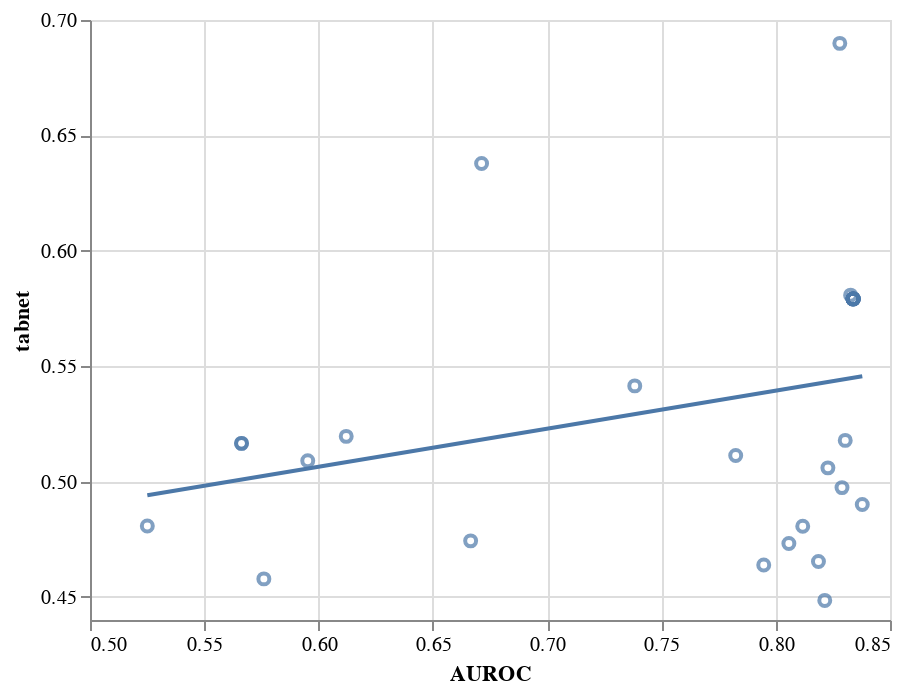

Write notebook code for a chart like this one.
### Code cell
x = "AUROC"
y = "tabnet"

chart = alt.Chart(metrics).mark_point().encode(
    x=alt.X(x, scale=alt.Scale(zero=False)),
    y=alt.Y(y, scale=alt.Scale(zero=False))
)

chart = chart + chart.transform_regression(x, y).mark_line()
#chart.show()
chart

### Figure 1 — Vega-Lite specification as saved in the notebook (floating-point values rounded to 4 significant figures)
{"config": {"view": {"continuousWidth": 400, "continuousHeight": 300}}, "layer": [{"mark": "point", "encoding": {"x": {"type": "quantitative", "field": "AUROC", "scale": {"zero": false}}, "y": {"type": "quantitative", "field": "tabnet", "scale": {"zero": false}}}}, {"mark": "line", "encoding": {"x": {"type": "quantitative", "field": "AUROC", "scale": {"zero": false}}, "y": {"type": "quantitative", "field": "tabnet", "scale": {"zero": false}}}, "transform": [{"on": "AUROC", "regression": "tabnet"}]}], "data": {"name": "data-b744da6c7b4585a4a9e4211d8c8ec438"}, "$schema": "https://vega.github.io/schema/vega-lite/v4.8.1.json", "datasets": {"data-b744da6c7b4585a4a9e4211d8c8ec438": [{"integrated_gradients": 0.7214, "loss": 0.5574, "tabnet": 0.4638, "sparsity_mask": 0.9965, "saliency": 0.5507, "AUROC": 0.7948}, {"integrated_gradients": 0.6803, "loss": 0.5422, "tabnet": 0.4732, "sparsity_mask": 0.999, "saliency": 0.538, "AUROC": 0.8058}, {"integrated_gradients": 0.563, "loss": 0.6659, "tabnet": 0.5196, "sparsity_mask": 0.9905, "saliency": 0.5607, "AUROC": 0.6121}, {"integrated_gradients": 0.518, "loss": 0.5255, "tabnet": 0.4974, "sparsity_mask": 0.9967, "saliency": 0.5232, "AUROC": 0.829}, {"integrated_gradients": 0.6228, "loss": 0.5371, "tabnet": 0.5792, "sparsity_mask": 0.9964, "saliency": 0.5221, "AUROC": 0.8339}, {"integrated_gradients": 0.6279, "loss": 0.5364, "tabnet": 0.4654, "sparsity_mask": 0.9969, "saliency": 0.5325, "AUROC": 0.8187}, {"integrated_gradients": 0.6228, "loss": 0.5371, "tabnet": 0.5792, "sparsity_mask": 0.9964, "saliency": 0.5221, "AUROC": 0.8339}, {"integrated_gradients": 0.6228, "loss": 0.5371, "tabnet": 0.5792, "sparsity_mask": 0.9964, "saliency": 0.5221, "AUROC": 0.8339}, {"integrated_gradients": 0.6228, "loss": 0.5371, "tabnet": 0.5792, "sparsity_mask": 0.9964, "saliency": 0.5221, "AUROC": 0.8339}, {"integrated_gradients": 0.6093, "loss": 0.6032, "tabnet": 0.5415, "sparsity_mask": 0.9982, "saliency": 0.5697, "AUROC": 0.7383}, {"integrated_gradients": 0.5521, "loss": 0.5279, "tabnet": 0.5059, "sparsity_mask": 0.9961, "saliency": 0.5253, "AUROC": 0.8228}, {"integrated_gradients": 0.6339, "loss": 0.5257, "tabnet": 0.4901, "sparsity_mask": 0.9968, "saliency": 0.5328, "AUROC": 0.8379}, {"integrated_gradients": 0.6982, "loss": 0.5303, "tabnet": 0.4806, "sparsity_mask": 0.9975, "saliency": 0.5519, "AUROC": 0.8118}, {"integrated_gradients": 0.6118, "loss": 0.6821, "tabnet": 0.5165, "sparsity_mask": 0.995, "saliency": 0.5355, "AUROC": 0.5663}, {"integrated_gradients": 0.6269, "loss": 0.5353, "tabnet": 0.5808, "sparsity_mask": 0.9964, "saliency": 0.5336, "AUROC": 0.8328}, {"integrated_gradients": 0.6228, "loss": 0.5371, "tabnet": 0.5792, "sparsity_mask": 0.9964, "saliency": 0.5221, "AUROC": 0.8339}, {"integrated_gradients": 0.6118, "loss": 0.6821, "tabnet": 0.5165, "sparsity_mask": 0.995, "saliency": 0.5355, "AUROC": 0.5663}, {"integrated_gradients": 0.6228, "loss": 0.5371, "tabnet": 0.5792, "sparsity_mask": 0.9964, "saliency": 0.5221, "AUROC": 0.8339}, {"integrated_gradients": 0.6228, "loss": 0.5371, "tabnet": 0.5792, "sparsity_mask": 0.9964, "saliency": 0.5221, "AUROC": 0.8339}, {"integrated_gradients": 0.6228, "loss": 0.5371, "tabnet": 0.5792, "sparsity_mask": 0.9964, "saliency": 0.5221, "AUROC": 0.8339}, {"integrated_gradients": 0.6458, "loss": 0.5072, "tabnet": 0.5178, "sparsity_mask": 0.9964, "saliency": 0.5642, "AUROC": 0.8304}, {"integrated_gradients": 0.7265, "loss": 0.5248, "tabnet": 0.6899, "sparsity_mask": 0.9962, "saliency": 0.5759, "AUROC": 0.828}, {"integrated_gradients": 0.558, "loss": 0.6652, "tabnet": 0.509, "sparsity_mask": 0.9968, "saliency": 0.5225, "AUROC": 0.5953}, {"integrated_gradients": 0.5624, "loss": 0.6426, "tabnet": 0.4743, "sparsity_mask": 0.9965, "saliency": 0.5322, "AUROC": 0.6665}, {"integrated_gradients": 0.5579, "loss": 0.5803, "tabnet": 0.5113, "sparsity_mask": 0.9961, "saliency": 0.5149, "AUROC": 0.7825}, {"integrated_gradients": 0.5221, "loss": 0.6915, "tabnet": 0.4807, "sparsity_mask": 0.9915, "saliency": 0.5104, "AUROC": 0.5251}, {"integrated_gradients": 0.6053, "loss": 0.6707, "tabnet": 0.4578, "sparsity_mask": 0.9981, "saliency": 0.5137, "AUROC": 0.5761}, {"integrated_gradients": 0.6728, "loss": 0.5328, "tabnet": 0.4485, "sparsity_mask": 0.9956, "saliency": 0.5346, "AUROC": 0.8215}, {"integrated_gradients": 0.6228, "loss": 0.5371, "tabnet": 0.5792, "sparsity_mask": 0.9964, "saliency": 0.5221, "AUROC": 0.8339}, {"integrated_gradients": 0.7219, "loss": 0.6429, "tabnet": 0.6379, "sparsity_mask": 0.9908, "saliency": 0.6617, "AUROC": 0.6713}]}}
